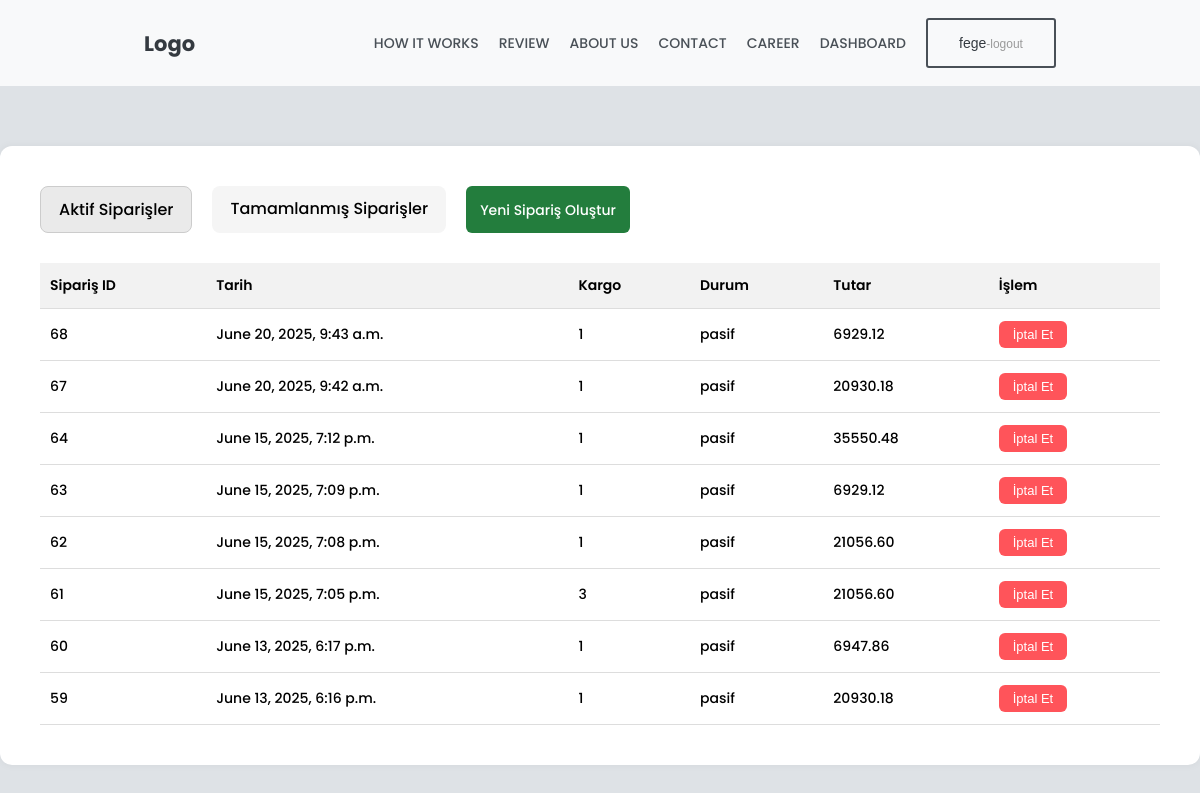
/user/dashboard/ (signed in), run on the app's committed database.
### order/models.py (models this page shows, shortened)
class Order(models.Model):
    order_code = models.CharField(max_length=10, default=uuid.uuid4, unique=True, editable=False)
    customer = models.ForeignKey("auth.User", on_delete=models.CASCADE)
    truck = models.ForeignKey(Truck, on_delete= models.SET_NULL, null= True, blank= True, related_name="orders")
    status = models.CharField(max_length=30) # Sipariş aktif,pasif,tamamlanmış,iptal...
    price = models.DecimalField(max_digits= 12, decimal_places= 2)
    creation_date = models.DateTimeField(default=timezone.now)

class Cargo(models.Model):
    order = models.OneToOneField(Order, on_delete=models.CASCADE, related_name='cargo')
    type = models.CharField(max_length=30) # elma,armut,tabak taşınacak maddenin ismi /// opsiyonel
    weight = models.IntegerField()
    height = models.IntegerField()
    width =models.IntegerField()
    length = models.IntegerField()
    image = models.ImageField(upload_to='cargo_images',blank=True,null=True)

### user/views.py (the view)
# urls.py: path('dashboard/', views.DashboardView, name= "dashboard"),
def DashboardView(request):
    if request.user.is_authenticated:
        orders = Order.objects.filter(customer= request.user).order_by("-creation_date")
        if orders:
            context = {'orders':orders}
        else:
            context = {'orders':[]}
    else:
        return redirect('index')
    return render(request,"user/dashboard.html", {"orders": orders})

### templates/user/dashboard.html
{% extends "included/layout.html" %}
{% load static %}
{% block body %}
    <div class="dashboard-container">
        <div class="dashboard-tabs">
            <div class="dashboard-tab active">Aktif Siparişler</div>
            <div class="dashboard-tab">Tamamlanmış Siparişler</div>
            <a href="{% url 'order:create-order' %}" class="create-btn">Yeni Sipariş Oluştur</a>
        </div>
        <table class="order-table">
            <thead>
                <tr>
                    <th>Sipariş ID</th>
                    <th>Tarih</th>
                    <th>Kargo</th>
                    <th>Durum</th>
                    <th>Tutar</th>
                    <th>İşlem</th>
                </tr>
            </thead>
            <tbody>
                {% for order in orders %}
                <tr>
                    <td>{{ order.id }}</td>
                    <td>{{ order.creation_date }}</td>
                    <td>{{ order.cargo.type }}</td>
                    <td>{{ order.status }}</td>
                    <td>{{ order.price }}</td>
                    <td><form method="POST" action="">{% csrf_token %}
                        <button class="cancel-btn" type="submit">İptal Et</button>
                    </form></td>
                </tr>
                {% endfor %}
            </tbody>
        </table>
    </div>
{% endblock body %}

### templates/included/layout.html (shortened to what this page needs)
<!DOCTYPE html>
{% load static %}
<html lang="en">
<head>
    <link rel="stylesheet" href="{% static 'css/style.css' %}">
    <link rel="stylesheet" href="{% static 'css/autocomplete.css' %}">
</head>
<body>
    <header>
        <div class="navbar">
            <div id="logo">
                <h2> <a href="{%  url 'index' %}">Logo</a></h2>
            </div>
            <ul class="nav-links">
                <li><a href="#Aboutus">HOW IT WORKS</a></li>
                <li><a href="#Contact">REVIEW</a></li>
                <li><a href="#Contact">ABOUT US</a></li>
                <li><a href="#Contact">CONTACT</a></li>
                <li><a href="#Contact">CAREER</a></li>
                {% if user.is_authenticated %}
                    <li><a href="{% url 'user:dashboard' %}">DASHBOARD</a></li>
                {% endif %}
                <li>
                    {% if user.is_authenticated %}
                        <a href="{%  url 'user:logout' %}">
                            <button id="nav-btn">{{user.username}}<span style="color:rgb(154, 154, 154);font-size:12px;">-logout</span></button>
                        </a>
                    {% else %}
                        <a href="{%  url 'user:login' %}">
                            <button id="nav-btn"><span style="color: rgb(154, 154, 154);">Login</span>/Register</button>
                        </a>
                    {% endif %}
                </li>
            </ul>
        </div>
    </header>
    {% block body %}
    {% endblock %}
</body>
</html>

### static/css/style.css (style rules this page uses)
html { scroll-behavior: smooth; }
* { padding:0; margin: 0; box-sizing: border-box; list-style: none; text-decoration: none; }
body { font-family: "Poppins", serif; font-weight: 500; font-style: normal; background-color: #dee2e6; }
button { cursor: pointer; }
header { top: 0; width: 100%; }
#logo h2 a { color: #343a40; }
.navbar { display: flex; gap: 100px; position: sticky; top: 0; justify-content: space-between; align-items: center; margin: 0 auto; height: 86px; width: 100%; padding: 0 12%; background-color: #f8f9fa; font-size: 14px; }
.nav-links { text-decoration: none; list-style: none; display: flex; align-items: center; }
.nav-links li a { margin-left: 20px; color: #495057; border-radius: 5px; transition: all .3s ease-in-out; padding: 30px 0 30px 0; }
.nav-links li:last-child a { background: none; padding: 0px; }
#nav-btn { border: 2px solid #495057; padding: 10px; border-radius: 3px; color: #343a40; background-color: rgba(255, 0, 0, 0); cursor: pointer; width: 130px; height: 50px; font-size: 14px!important; }
.dashboard-container { max-width: 1200px; margin: 60px auto; padding: 40px; background-color: #ffffff; border-radius: 12px; box-shadow: 0 0 8px rgba(0, 0, 0, 0.05); font-family: 'Poppins', sans-serif; }
.dashboard-tabs { display: flex; gap: 20px; margin-bottom: 30px; }
.dashboard-tab { padding: 10px 18px; background-color: #f5f5f5; border-radius: 8px; cursor: pointer; font-weight: 500; transition: all 0.2s ease; }
.dashboard-tab.active { background-color: #eaeaea; border: 1px solid #ccc; }
.order-table { width: 100%; border-collapse: collapse; font-size: 14px; }
.order-table th, .order-table td { text-align: left; padding: 12px 10px; border-bottom: 1px solid #ddd; }
.order-table th { background-color: #f2f2f2; font-weight: 600; }
.cancel-btn { padding: 6px 14px; background-color: #ff545a; color: #fff; border: none; border-radius: 6px; cursor: pointer; font-size: 13px; transition: all 0.2s ease; }
.create-btn { padding: 6px 14px; background-color: #237d3d; color: #fff; border: none; border-radius: 6px; cursor: pointer; font-size: 14px; line-height: 1; display: inline-flex; align-items: center; justify-content: center; transition: all 0.2s ease; }

### data on the page
Order: id "68", creation_date "June 20, 2025, 9:43 a.m.", cargo.type "1", status "pasif", price "6929.12"
Order: id "67", creation_date "June 20, 2025, 9:42 a.m.", cargo.type "1", status "pasif", price "20930.18"
Order: id "64", creation_date "June 15, 2025, 7:12 p.m.", cargo.type "1", status "pasif", price "35550.48"
Order: id "63", creation_date "June 15, 2025, 7:09 p.m.", cargo.type "1", status "pasif", price "6929.12"
Order: id "62", creation_date "June 15, 2025, 7:08 p.m.", cargo.type "1", status "pasif", price "21056.60"
Order: id "61", creation_date "June 15, 2025, 7:05 p.m.", cargo.type "3", status "pasif", price "21056.60"
Order: id "60", creation_date "June 13, 2025, 6:17 p.m.", cargo.type "1", status "pasif", price "6947.86"
Order: id "59", creation_date "June 13, 2025, 6:16 p.m.", cargo.type "1", status "pasif", price "20930.18"

### other printed values
{{ user.username }} "fege"
